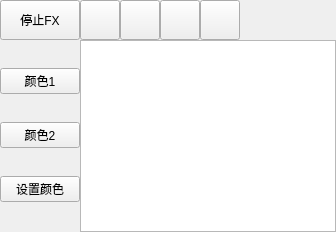
                   <widget class="QWidget" name="tab_102">
                    <attribute name="icon">
                     <iconset resource="../../../resources/icons/resource.qrc">
                      <normaloff>:/BootomBar/bottomBar5.png</normaloff>:/BootomBar/bottomBar5.png</iconset>
                    </attribute>
                    <attribute name="title">
                     <string>快速实时特效</string>
                    </attribute>
                    <layout class="QVBoxLayout" name="verticalLayout_22">
                     <property name="spacing">
                      <number>0</number>
                     </property>
                     <property name="leftMargin">
                      <number>0</number>
                     </property>
                     <property name="topMargin">
                      <number>0</number>
                     </property>
                     <property name="rightMargin">
                      <number>0</number>
                     </property>
                     <property name="bottomMargin">
                      <number>0</number>
                     </property>
                     <item>
                      <widget class="QWidget" name="widget_30" native="true">
                       <layout class="QVBoxLayout" name="verticalLayout_23">
                        <property name="spacing">
                         <number>0</number>
                        </property>
                        <property name="leftMargin">
                         <number>0</number>
                        </property>
                        <property name="topMargin">
                         <number>0</number>
                        </property>
                        <property name="rightMargin">
                         <number>0</number>
                        </property>
                        <property name="bottomMargin">
                         <number>0</number>
                        </property>
                        <item>
                         <widget class="QWidget" name="widget_31" native="true">
                          <property name="minimumSize">
                           <size>
                            <width>240</width>
                            <height>40</height>
                           </size>
                          </property>
                          <property name="maximumSize">
                           <size>
                            <width>240</width>
                            <height>40</height>
                           </size>
                          </property>
                          <layout class="QHBoxLayout" name="horizontalLayout_15">
                           <property name="spacing">
                            <number>0</number>
                           </property>
                           <property name="leftMargin">
                            <number>0</number>
                           </property>
                           <property name="topMargin">
                            <number>0</number>
                           </property>
                           <property name="rightMargin">
                            <number>0</number>
                           </property>
                           <property name="bottomMargin">
                            <number>0</number>
                           </property>
                           <item>
                            <widget class="QPushButton" name="pushButton_48">
                             <property name="minimumSize">
                              <size>
                               <width>80</width>
                               <height>40</height>
                              </size>
                             </property>
                             <property name="maximumSize">
                              <size>
                               <width>80</width>
                               <height>40</height>
                              </size>
                             </property>
                             <property name="text">
                              <string>停止FX</string>
                             </property>
                             <property name="icon">
                              <iconset resource="../../../resources/icons/resource.qrc">
                               <normaloff>:/Bottom-Quick-image/image8.png</normaloff>:/Bottom-Quick-image/image8.png</iconset>
                             </property>
                             <property name="iconSize">
                              <size>
                               <width>30</width>
                               <height>30</height>
                              </size>
                             </property>
                            </widget>
                           </item>
                           <item>
                            <widget class="QPushButton" name="pushButton_49">
                             <property name="minimumSize">
                              <size>
                               <width>40</width>
                               <height>40</height>
                              </size>
                             </property>
                             <property name="maximumSize">
                              <size>
                               <width>40</width>
                               <height>40</height>
                              </size>
                             </property>
                             <property name="icon">
                              <iconset resource="../../../resources/icons/resource.qrc">
                               <normaloff>:/Bottom-Quick-image/image13.png</normaloff>:/Bottom-Quick-image/image13.png</iconset>
                             </property>
                             <property name="iconSize">
                              <size>
                               <width>30</width>
                               <height>30</height>
                              </size>
                             </property>
                            </widget>
                           </item>
                           <item>
                            <widget class="QPushButton" name="pushButton_54">
                             <property name="minimumSize">
                              <size>
                               <width>40</width>
                               <height>40</height>
                              </size>
                             </property>
                             <property name="maximumSize">
                              <size>
                               <width>40</width>
                               <height>40</height>
                              </size>
                             </property>
                             <property name="icon">
                              <iconset resource="../../../resources/icons/resource.qrc">
                               <normaloff>:/Bottom-Quick-image/image14.png</normaloff>:/Bottom-Quick-image/image14.png</iconset>
                             </property>
                             <property name="iconSize">
                              <size>
                               <width>30</width>
                               <height>30</height>
                              </size>
                             </property>
                            </widget>
                           </item>
                           <item>
                            <widget class="QPushButton" name="pushButton_50">
                             <property name="minimumSize">
                              <size>
                               <width>40</width>
                               <height>40</height>
                              </size>
                             </property>
                             <property name="maximumSize">
                              <size>
                               <width>40</width>
                               <height>40</height>
                              </size>
                             </property>
                             <property name="text">
                              <string/>
                             </property>
                             <property name="icon">
                              <iconset resource="../../../resources/icons/resource.qrc">
                               <normaloff>:/Bottom-Quick-image/image15.png</normaloff>:/Bottom-Quick-image/image15.png</iconset>
                             </property>
                             <property name="iconSize">
                              <size>
                               <width>30</width>
                               <height>30</height>
                              </size>
                             </property>
                            </widget>
                           </item>
                           <item>
                            <widget class="QPushButton" name="pushButton_55">
                             <property name="minimumSize">
                              <size>
                               <width>40</width>
                               <height>40</height>
                              </size>
                             </property>
                             <property name="maximumSize">
                              <size>
                               <width>40</width>
                               <height>40</height>
                              </size>
                             </property>
                             <property name="text">
                              <string/>
                             </property>
                             <property name="icon">
                              <iconset resource="../../../resources/icons/resource.qrc">
                               <normaloff>:/Bottom-Quick-image/image16.png</normaloff>:/Bottom-Quick-image/image16.png</iconset>
                             </property>
                             <property name="iconSize">
                              <size>
                               <width>30</width>
                               <height>30</height>
                              </size>
                             </property>
                            </widget>
                           </item>
                          </layout>
                         </widget>
                        </item>
                        <item>
                         <widget class="QWidget" name="widget_32" native="true">
                          <layout class="QHBoxLayout" name="horizontalLayout_16">
                           <property name="spacing">
                            <number>0</number>
                           </property>
                           <property name="leftMargin">
                            <number>0</number>
                           </property>
                           <property name="topMargin">
                            <number>0</number>
                           </property>
                           <property name="rightMargin">
                            <number>0</number>
                           </property>
                           <property name="bottomMargin">
                            <number>0</number>
                           </property>
                           <item>
                            <widget class="QWidget" name="widget_49" native="true">
                             <layout class="QVBoxLayout" name="verticalLayout_24">
                              <property name="spacing">
                               <number>0</number>
                              </property>
                              <property name="leftMargin">
                               <number>0</number>
                              </property>
                              <property name="topMargin">
                               <number>0</number>
                              </property>
                              <property name="rightMargin">
                               <number>0</number>
                              </property>
                              <property name="bottomMargin">
                               <number>0</number>
                              </property>
                              <item>
                               <widget class="QPushButton" name="pushButton_51">
                                <property name="text">
                                 <string>颜色1</string>
                                </property>
                                <property name="icon">
                                 <iconset resource="../../../resources/icons/resource.qrc">
                                  <normaloff>:/Bottom-Quick-image/image12.png</normaloff>:/Bottom-Quick-image/image12.png</iconset>
                                </property>
                               </widget>
                              </item>
                              <item>
                               <widget class="QPushButton" name="pushButton_52">
                                <property name="text">
                                 <string>颜色2</string>
                                </property>
                                <property name="icon">
                                 <iconset resource="../../../resources/icons/resource.qrc">
                                  <normaloff>:/Bottom-Quick-image/image12.png</normaloff>:/Bottom-Quick-image/image12.png</iconset>
                                </property>
                               </widget>
                              </item>
                              <item>
                               <widget class="QPushButton" name="pushButton_53">
                                <property name="text">
                                 <string>设置颜色</string>
                                </property>
                                <property name="icon">
                                 <iconset resource="../../../resources/icons/resource.qrc">
                                  <normaloff>:/Bottom-Quick-image/image12.png</normaloff>:/Bottom-Quick-image/image12.png</iconset>
                                </property>
                               </widget>
                              </item>
                             </layout>
                            </widget>
                           </item>
                           <item>
                            <widget class="QWidget" name="widget_50" native="true">
                             <layout class="QHBoxLayout" name="horizontalLayout_40">
                              <property name="spacing">
                               <number>0</number>
                              </property>
                              <property name="leftMargin">
                               <number>0</number>
                              </property>
                              <property name="topMargin">
                               <number>0</number>
                              </property>
                              <property name="rightMargin">
                               <number>0</number>
                              </property>
                              <property name="bottomMargin">
                               <number>0</number>
                              </property>
                              <item>
                               <widget class="QTextEdit" name="textEdit_33"/>
                              </item>
                             </layout>
                            </widget>
                           </item>
                          </layout>
                         </widget>
                        </item>
                       </layout>
                      </widget>
                     </item>
                    </layout>
                   </widget>
